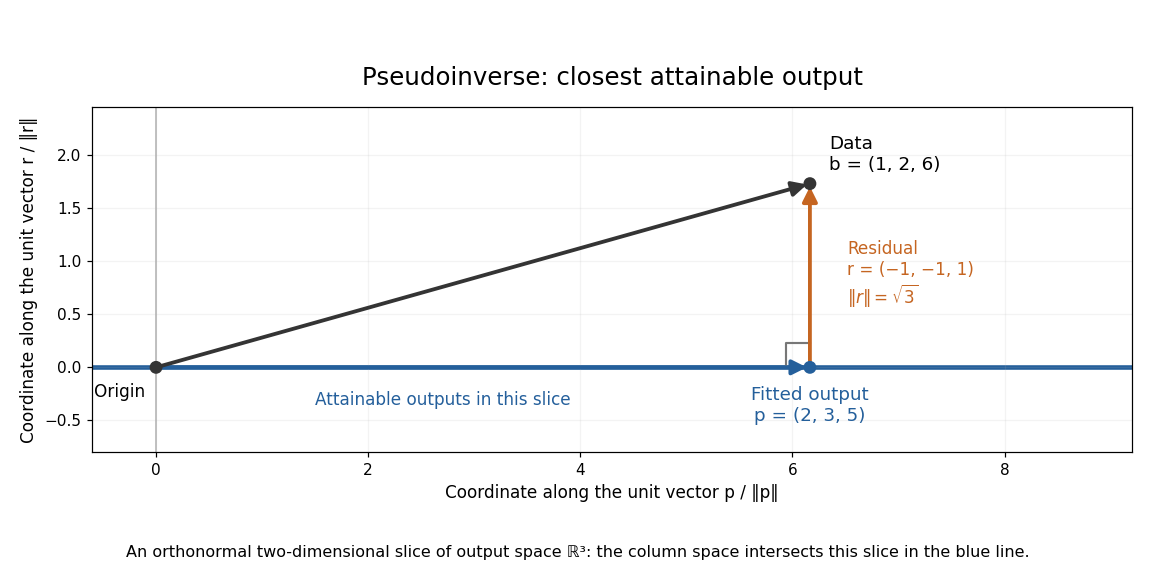

This figure's Python source:
"""Orthogonal slice of a three-dimensional least-squares example; output to CWD."""

from pathlib import Path

import matplotlib
matplotlib.use("Agg")
import matplotlib.pyplot as plt
import numpy as np


def main():
    matrix = np.array([[1., 0.], [0., 1.], [1., 1.]])
    data = np.array([1., 2., 6.])
    inverse = np.array([[2., -1., 1.], [-1., 2., 1.]]) / 3
    solution = inverse @ data
    fitted = matrix @ solution
    residual = data - fitted
    assert np.allclose(solution, [2, 3])
    assert np.allclose(fitted, [2, 3, 5])
    assert np.allclose(residual, [-1, -1, 1])
    assert np.allclose(matrix.T @ residual, 0)
    tangent = fitted / np.linalg.norm(fitted)
    normal = residual / np.linalg.norm(residual)
    assert np.isclose(tangent @ normal, 0)
    fitted_x = fitted @ tangent
    data_y = data @ normal
    assert np.isclose(fitted_x, np.sqrt(38))
    assert np.isclose(data_y, np.sqrt(3))

    fig, ax = plt.subplots(figsize=(10.5, 5.3), dpi=110)
    fig.patch.set_facecolor("white")
    ax.axhline(0, color="#245f9b", lw=3, zorder=1)
    ax.axvline(0, color="#b0b0b0", lw=1, zorder=1)
    arrow = dict(arrowstyle="-|>", mutation_scale=20, lw=2.5)
    ax.annotate("", (fitted_x, 0), (0, 0),
                arrowprops=dict(arrow, color="#245f9b"))
    ax.annotate("", (fitted_x, data_y), (0, 0),
                arrowprops=dict(arrow, color="#343434"))
    ax.annotate("", (fitted_x, data_y), (fitted_x, 0),
                arrowprops=dict(arrow, color="#c56521"))
    ax.plot([fitted_x - .23, fitted_x - .23, fitted_x],
            [0, .23, .23], color="#777777", lw=1.4)
    ax.scatter([0, fitted_x, fitted_x], [0, 0, data_y],
               c=["#343434", "#245f9b", "#343434"], s=55, zorder=5)
    ax.text(-.1, -.28, "Origin", ha="right", fontsize=11)
    ax.text(fitted_x, -.18, "Fitted output\np = (2, 3, 5)", ha="center",
            color="#245f9b", fontsize=12, va="top")
    ax.text(fitted_x + .18, data_y + .13, "Data\nb = (1, 2, 6)",
            fontsize=12)
    ax.text(fitted_x + .35, data_y / 2, "Residual\nr = (−1, −1, 1)\n"
            r"$\|r\|=\sqrt{3}$", va="center", color="#c56521", fontsize=11)
    ax.text(2.7, -.22, "Attainable outputs in this slice",
            color="#245f9b", fontsize=11, ha="center", va="top")
    ax.set_xlim(-.6, 9.2)
    ax.set_ylim(-.8, 2.45)
    ax.set_aspect("equal")
    ax.set_xlabel("Coordinate along the unit vector p / ‖p‖", fontsize=11)
    ax.set_ylabel("Coordinate along the unit vector r / ‖r‖", fontsize=11)
    ax.set_title("Pseudoinverse: closest attainable output", fontsize=16, pad=15)
    ax.grid(alpha=.15)
    fig.text(.5, .045,
             "An orthonormal two-dimensional slice of output space ℝ³: "
             "the column space intersects this slice in the blue line.",
             ha="center", fontsize=10.5)
    fig.subplots_adjust(left=.08, right=.98, bottom=.15, top=.89)
    fig.savefig(Path.cwd() / "pseudoinverse-least-squares-projection.png",
                facecolor="white", transparent=False)
    plt.close(fig)


if __name__ == "__main__":
    main()
